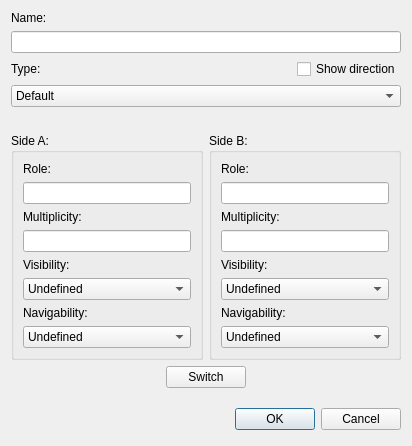
<?xml version="1.0" encoding="UTF-8"?>
<ui version="4.0">
 <class>AssociationEditorDialog</class>
 <widget class="QDialog" name="AssociationEditorDialog">
  <property name="geometry">
   <rect>
    <x>0</x>
    <y>0</y>
    <width>412</width>
    <height>444</height>
   </rect>
  </property>
  <property name="windowTitle">
   <string>Association Editor</string>
  </property>
  <layout class="QVBoxLayout" name="verticalLayout">
   <item>
    <widget class="QLabel" name="labelName">
     <property name="text">
      <string>Name:</string>
     </property>
    </widget>
   </item>
   <item>
    <widget class="QLineEdit" name="lineEditName"/>
   </item>
   <item>
    <layout class="QHBoxLayout" name="horizontalLayout_2">
     <item>
      <widget class="QLabel" name="labelType">
       <property name="text">
        <string>Type:</string>
       </property>
      </widget>
     </item>
     <item>
      <spacer name="horizontalSpacer">
       <property name="orientation">
        <enum>Qt::Horizontal</enum>
       </property>
       <property name="sizeHint" stdset="0">
        <size>
         <width>40</width>
         <height>20</height>
        </size>
       </property>
      </spacer>
     </item>
     <item>
      <widget class="QCheckBox" name="checkBoxShowDirection">
       <property name="text">
        <string>Show direction</string>
       </property>
      </widget>
     </item>
    </layout>
   </item>
   <item>
    <widget class="QComboBox" name="comboBoxType">
     <item>
      <property name="text">
       <string>Default</string>
      </property>
     </item>
     <item>
      <property name="text">
       <string>Aggregation</string>
      </property>
     </item>
     <item>
      <property name="text">
       <string>Composition</string>
      </property>
     </item>
    </widget>
   </item>
   <item>
    <spacer name="verticalSpacer">
     <property name="orientation">
      <enum>Qt::Vertical</enum>
     </property>
     <property name="sizeType">
      <enum>QSizePolicy::Fixed</enum>
     </property>
     <property name="sizeHint" stdset="0">
      <size>
       <width>20</width>
       <height>20</height>
      </size>
     </property>
    </spacer>
   </item>
   <item>
    <layout class="QHBoxLayout" name="horizontalLayout">
     <item>
      <widget class="QGroupBox" name="groupBoxSideA">
       <property name="title">
        <string>Side A:</string>
       </property>
       <layout class="QVBoxLayout" name="verticalLayout_3">
        <item>
         <widget class="QLabel" name="labelRoleSideA">
          <property name="text">
           <string>Role:</string>
          </property>
         </widget>
        </item>
        <item>
         <widget class="QLineEdit" name="lineEditRoleSideA"/>
        </item>
        <item>
         <widget class="QLabel" name="labelMultiplicitySideA">
          <property name="text">
           <string>Multiplicity:</string>
          </property>
         </widget>
        </item>
        <item>
         <widget class="QLineEdit" name="lineEditMultiplicitySideA"/>
        </item>
        <item>
         <widget class="QLabel" name="labelVisibilitySideA">
          <property name="text">
           <string>Visibility:</string>
          </property>
         </widget>
        </item>
        <item>
         <widget class="QComboBox" name="comboBoxVisibilitySideA">
          <item>
           <property name="text">
            <string>Undefined</string>
           </property>
          </item>
          <item>
           <property name="text">
            <string>Public</string>
           </property>
          </item>
          <item>
           <property name="text">
            <string>Protected</string>
           </property>
          </item>
          <item>
           <property name="text">
            <string>Private</string>
           </property>
          </item>
          <item>
           <property name="text">
            <string>Package</string>
           </property>
          </item>
         </widget>
        </item>
        <item>
         <widget class="QLabel" name="labelNavigabilitySideA">
          <property name="text">
           <string>Navigability:</string>
          </property>
         </widget>
        </item>
        <item>
         <widget class="QComboBox" name="comboBoxNavigabilitySideA">
          <item>
           <property name="text">
            <string>Undefined</string>
           </property>
          </item>
          <item>
           <property name="text">
            <string>Navigable from B</string>
           </property>
          </item>
          <item>
           <property name="text">
            <string>Not navigable from B</string>
           </property>
          </item>
         </widget>
        </item>
       </layout>
      </widget>
     </item>
     <item>
      <widget class="QGroupBox" name="groupBoxSideB">
       <property name="title">
        <string>Side B:</string>
       </property>
       <layout class="QVBoxLayout" name="verticalLayout_4">
        <item>
         <widget class="QLabel" name="labelRoleSideB">
          <property name="text">
           <string>Role:</string>
          </property>
         </widget>
        </item>
        <item>
         <widget class="QLineEdit" name="lineEditRoleSideB"/>
        </item>
        <item>
         <widget class="QLabel" name="labelMultiplicitySideB">
          <property name="text">
           <string>Multiplicity:</string>
          </property>
         </widget>
        </item>
        <item>
         <widget class="QLineEdit" name="lineEditMultiplicitySideB"/>
        </item>
        <item>
         <widget class="QLabel" name="labelVisibilitySideB">
          <property name="text">
           <string>Visibility:</string>
          </property>
         </widget>
        </item>
        <item>
         <widget class="QComboBox" name="comboBoxVisibilitySideB">
          <item>
           <property name="text">
            <string>Undefined</string>
           </property>
          </item>
          <item>
           <property name="text">
            <string>Public</string>
           </property>
          </item>
          <item>
           <property name="text">
            <string>Protected</string>
           </property>
          </item>
          <item>
           <property name="text">
            <string>Private</string>
           </property>
          </item>
          <item>
           <property name="text">
            <string>Package</string>
           </property>
          </item>
         </widget>
        </item>
        <item>
         <widget class="QLabel" name="labelNavigabilitySideB">
          <property name="text">
           <string>Navigability:</string>
          </property>
         </widget>
        </item>
        <item>
         <widget class="QComboBox" name="comboBoxNavigabilitySideB">
          <item>
           <property name="text">
            <string>Undefined</string>
           </property>
          </item>
          <item>
           <property name="text">
            <string>Navigable from A</string>
           </property>
          </item>
          <item>
           <property name="text">
            <string>Not navigable from A</string>
           </property>
          </item>
         </widget>
        </item>
       </layout>
      </widget>
     </item>
    </layout>
   </item>
   <item>
    <layout class="QHBoxLayout" name="horizontalLayout_5">
     <item>
      <spacer name="horizontalSpacer_3">
       <property name="orientation">
        <enum>Qt::Horizontal</enum>
       </property>
       <property name="sizeHint" stdset="0">
        <size>
         <width>40</width>
         <height>20</height>
        </size>
       </property>
      </spacer>
     </item>
     <item>
      <widget class="QPushButton" name="pushButtonSwitch">
       <property name="text">
        <string>Switch</string>
       </property>
      </widget>
     </item>
     <item>
      <spacer name="horizontalSpacer_2">
       <property name="orientation">
        <enum>Qt::Horizontal</enum>
       </property>
       <property name="sizeHint" stdset="0">
        <size>
         <width>40</width>
         <height>20</height>
        </size>
       </property>
      </spacer>
     </item>
    </layout>
   </item>
   <item>
    <spacer name="verticalSpacer_3">
     <property name="orientation">
      <enum>Qt::Vertical</enum>
     </property>
     <property name="sizeType">
      <enum>QSizePolicy::Fixed</enum>
     </property>
     <property name="sizeHint" stdset="0">
      <size>
       <width>20</width>
       <height>10</height>
      </size>
     </property>
    </spacer>
   </item>
   <item>
    <spacer name="verticalSpacer_2">
     <property name="orientation">
      <enum>Qt::Vertical</enum>
     </property>
     <property name="sizeHint" stdset="0">
      <size>
       <width>20</width>
       <height>40</height>
      </size>
     </property>
    </spacer>
   </item>
   <item>
    <layout class="QHBoxLayout">
     <property name="spacing">
      <number>6</number>
     </property>
     <property name="leftMargin">
      <number>0</number>
     </property>
     <property name="topMargin">
      <number>0</number>
     </property>
     <property name="rightMargin">
      <number>0</number>
     </property>
     <property name="bottomMargin">
      <number>0</number>
     </property>
     <item>
      <spacer>
       <property name="orientation">
        <enum>Qt::Horizontal</enum>
       </property>
       <property name="sizeHint" stdset="0">
        <size>
         <width>131</width>
         <height>31</height>
        </size>
       </property>
      </spacer>
     </item>
     <item>
      <widget class="QPushButton" name="pushButtonOK">
       <property name="text">
        <string>OK</string>
       </property>
       <property name="default">
        <bool>true</bool>
       </property>
      </widget>
     </item>
     <item>
      <widget class="QPushButton" name="pushButtonCancel">
       <property name="text">
        <string>Cancel</string>
       </property>
      </widget>
     </item>
    </layout>
   </item>
  </layout>
 </widget>
 <resources/>
 <connections>
  <connection>
   <sender>pushButtonOK</sender>
   <signal>clicked()</signal>
   <receiver>AssociationEditorDialog</receiver>
   <slot>accept()</slot>
   <hints>
    <hint type="sourcelabel">
     <x>278</x>
     <y>253</y>
    </hint>
    <hint type="destinationlabel">
     <x>96</x>
     <y>254</y>
    </hint>
   </hints>
  </connection>
  <connection>
   <sender>pushButtonCancel</sender>
   <signal>clicked()</signal>
   <receiver>AssociationEditorDialog</receiver>
   <slot>reject()</slot>
   <hints>
    <hint type="sourcelabel">
     <x>369</x>
     <y>253</y>
    </hint>
    <hint type="destinationlabel">
     <x>179</x>
     <y>282</y>
    </hint>
   </hints>
  </connection>
 </connections>
</ui>
